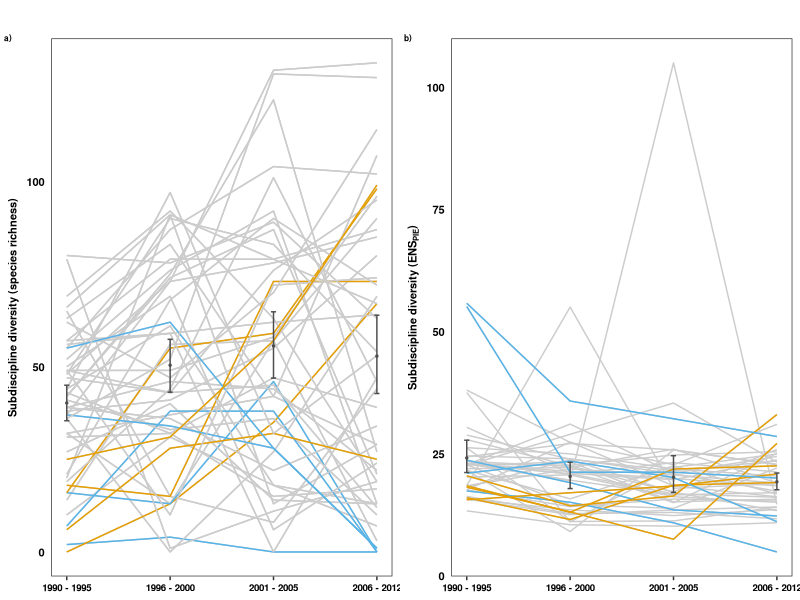
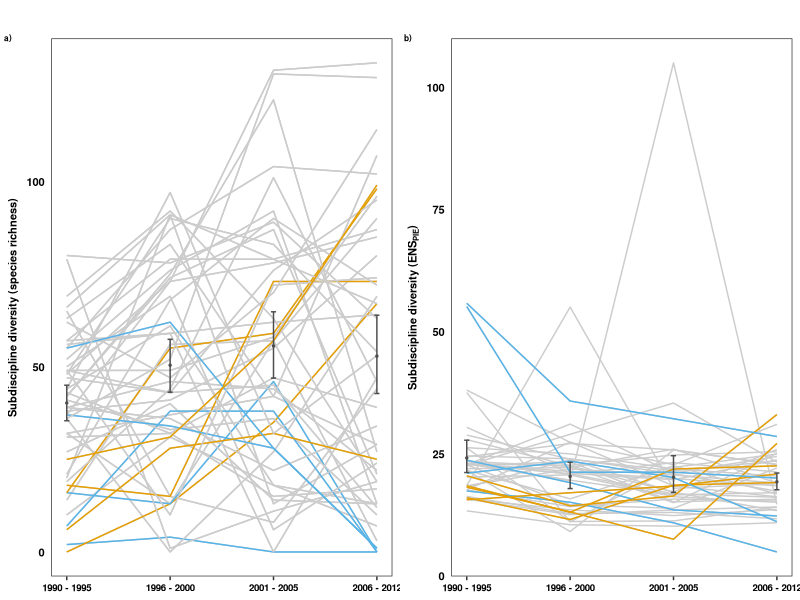

These figures' R source, in order:
####################################
# Classify topics as:              #
# increasing, decreasing, no change#
# in interdisciplinarity           #
####################################

require(tidyr)
require(dplyr)
require(rms)
require(ggplot2)
require(reshape2)
require(ggthemes)

# data 

alpha_div<-read.csv("Cleaned_Data/interdisciplinarity_AlphaDiv_orders_mobr.csv",stringsAsFactors = FALSE)

###########################################################
# Classify topic into groups of interdisciplinarity       #
# Groups: increasing (upper 90%), stable, and             #
#         decreasing (lower 10 %)                         #
###########################################################

# for S only

alpha_div_S<-filter(alpha_div, group=="S") 
alpha_div_Ss<- alpha_div_S%>%
        spread(TimeWindow, Value,fill=NA,convert=FALSE)

alpha_div_Ss[is.na(alpha_div_Ss)] <- 0
alpha_div_Ss$'1990_1995'<-alpha_div_Ss$'1990_1995'+0.00000001
alpha_div_Ss$'1996_2000'<-alpha_div_Ss$'1996_2000'+0.00000001
alpha_div_Ss$'2001_2005'<-alpha_div_Ss$'2001_2005'+0.00000001
alpha_div_Ss$'2006_2012'<-alpha_div_Ss$'2006_2012'+0.00000001

alpha_div_Ss$RelativeChange<- (alpha_div_Ss$"2006_2012"-alpha_div_Ss$"1990_1995")/alpha_div_Ss$"2006_2012"

alpha_div_Ss<-arrange(alpha_div_Ss, -RelativeChange)

alpha_div_Ss<-alpha_div_Ss %>%
  mutate(Quantile = findInterval(RelativeChange, 
                                 quantile(RelativeChange, probs=c(0.10,0.90))))

options("scipen"=100, "digits"=4)
alpha_div_Ss$Quantile<-as.factor(alpha_div_Ss$Quantile)

alpha_div_Ss<-alpha_div_Ss%>%
  unite("group", c("Most_Probable_Topic", "Quantile"), sep="_")

alpha_div_Ss<-select(alpha_div_Ss,-RelativeChange)

alpha_div_Ss<-alpha_div_Ss%>%
  gather(TimeWindow,S,"1990_1995":"2006_2012")

alpha_div_Ss<-alpha_div_Ss%>%
  separate(group, into=c("Most_Probable_Topic", "Quantile"), sep="_")

# calculate means and bootstrapped CIs

alpha_div_SS<- alpha_div_S %>%
  group_by(TimeWindow) %>%
  do(data.frame(rbind(smean.cl.boot(.$Value, B=1000))))

colnames(alpha_div_SS)[2]<-"S"
# arrange data for figures

alpha_div_SS$TimeWindow<-as.character(alpha_div_SS$TimeWindow)
alpha_div_SS$TimeWindow<-ifelse(alpha_div_SS$TimeWindow=="1990_1995","1990 - 1995",alpha_div_SS$TimeWindow)
alpha_div_SS$TimeWindow<-ifelse(alpha_div_SS$TimeWindow=="1996_2000","1996 - 2000",alpha_div_SS$TimeWindow)
alpha_div_SS$TimeWindow<-ifelse(alpha_div_SS$TimeWindow=="2001_2005","2001 - 2005",alpha_div_SS$TimeWindow)
alpha_div_SS$TimeWindow<-ifelse(alpha_div_SS$TimeWindow=="2006_2012","2006 - 2012",alpha_div_SS$TimeWindow)
alpha_div_SS$TimeWindow<-as.factor(alpha_div_SS$TimeWindow)
alpha_div_SS$TimeWindow <- factor(alpha_div_SS$TimeWindow, levels = c("1990 - 1995","1996 - 2000","2001 - 2005","2006 - 2012"))


alpha_div_Ss$TimeWindow<-as.character(alpha_div_Ss$TimeWindow)
alpha_div_Ss$TimeWindow<-ifelse(alpha_div_Ss$TimeWindow=="1990_1995","1990 - 1995",alpha_div_Ss$TimeWindow)
alpha_div_Ss$TimeWindow<-ifelse(alpha_div_Ss$TimeWindow=="1996_2000","1996 - 2000",alpha_div_Ss$TimeWindow)
alpha_div_Ss$TimeWindow<-ifelse(alpha_div_Ss$TimeWindow=="2001_2005","2001 - 2005",alpha_div_Ss$TimeWindow)
alpha_div_Ss$TimeWindow<-ifelse(alpha_div_Ss$TimeWindow=="2006_2012","2006 - 2012",alpha_div_Ss$TimeWindow)
alpha_div_Ss$TimeWindow<-as.factor(alpha_div_Ss$TimeWindow)
alpha_div_Ss$TimeWindow <- factor(alpha_div_Ss$TimeWindow, levels = c("1990 - 1995","1996 - 2000","2001 - 2005","2006 - 2012"))

#################
# Make figure ###
#################

S_interdisp<-ggplot(data=alpha_div_Ss, aes(x=TimeWindow,y=S))+
  geom_line(data=alpha_div_Ss, aes(x=TimeWindow,y=S,group=Most_Probable_Topic),colour="gray80")+
  geom_line(data=alpha_div_Ss, aes(x=TimeWindow,y=S,group=Most_Probable_Topic,colour=Quantile))+
  scale_colour_manual(name="",labels=c("0"="Decreasing","1"="Stable","2"="Increasing"),
                      values=c("1"="gray80","0"="#56B4E9","2"="#E69F00"))+
  geom_point(data=alpha_div_SS, aes(x=TimeWindow, y=S, group=TimeWindow), size=0.5, colour="gray30")+
  geom_errorbar(data=alpha_div_SS,aes(ymin=Lower,ymax=Upper, group=TimeWindow),width = 0.05, colour="gray30")+
  
  labs(x="",y="Subdiscipline diversity (species richness)")+
  scale_x_discrete(name="",expand=c(0,0.15))+
  theme_bw()+theme_bw()+theme(axis.title.x=element_blank(),
                              axis.title.y=element_text(colour="black",face=c("bold"),size=8),
                              axis.text.y=element_text(colour="black",face="bold",size=8),
                              axis.text.x=element_text(colour="black",face="bold",size=7),
                              axis.ticks.y=element_line(colour="transparent"),
                              legend.background=element_rect(fill="transparent"),
                              legend.key=element_rect(fill="transparent"),legend.key.size = unit(0.25, "cm"),
                              legend.text=element_text(size=9),
                              legend.text.align = 0.5,
                              legend.position=c(0.92,0.95),legend.direction="vertical",
                              panel.background = element_blank(),
                              panel.grid.major = element_blank(),
                              panel.grid.minor=element_blank())

###################
# for ENSpie only #
###################

alpha_div_Spie<-filter(alpha_div, group=="S_PIE") # for ENSpie only
alpha_div_SSpie<- alpha_div_Spie%>%
  spread(TimeWindow, Value,fill=NA,convert=FALSE)

# alpha_div_SSpie[is.na(alpha_div_SSpie)] <- 0
# alpha_div_SSpie$'1990_1995'<-alpha_div_SSpie$'1990_1995'+0.00000001
# alpha_div_SSpie$'1996_2000'<-alpha_div_SSpie$'1996_2000'+0.00000001
# alpha_div_SSpie$'2001_2005'<-alpha_div_SSpie$'2001_2005'+0.00000001
# alpha_div_SSpie$'2006_2012'<-alpha_div_SSpie$'2006_2012'+0.00000001

alpha_div_SSpie$RelativeChange<- (alpha_div_SSpie$"2006_2012"-alpha_div_SSpie$"1990_1995")/alpha_div_SSpie$"2006_2012"

alpha_div_SSpie<-arrange(alpha_div_SSpie, -RelativeChange)

alpha_div_SSpie<-alpha_div_SSpie %>%
  mutate(Quantile = findInterval(RelativeChange, 
                                 quantile(RelativeChange, probs=c(0.10,0.90),na.rm=TRUE)))

options("scipen"=100, "digits"=4)
alpha_div_SSpie$Quantile<-as.factor(alpha_div_SSpie$Quantile)

alpha_div_SSpie<-alpha_div_SSpie%>%
  unite("group", c("Most_Probable_Topic", "Quantile"), sep="_")

alpha_div_SSpie<-select(alpha_div_SSpie,-RelativeChange)

alpha_div_SSpie<-alpha_div_SSpie%>%
  gather(TimeWindow,S_PIE,"1990_1995":"2006_2012")

alpha_div_SSpie<-alpha_div_SSpie%>%
  separate(group, into=c("Most_Probable_Topic", "Quantile"), sep="_")

alpha_div_SSpie<-filter(alpha_div_SSpie, !is.na(S_PIE)==TRUE)
alpha_div_SSpie<-filter(alpha_div_SSpie, !(Quantile)=="NA")

# calculate means and bootstrapped CIs

alpha_div_Spiepie<- alpha_div_Spie %>%
  group_by(TimeWindow) %>%
  do(data.frame(rbind(smean.cl.boot(.$Value, B=1000))))

colnames(alpha_div_Spiepie)[2]<-"S_PIE"

# arrange data for figures

alpha_div_SSpie$TimeWindow<-as.character(alpha_div_SSpie$TimeWindow)
alpha_div_SSpie$TimeWindow<-ifelse(alpha_div_SSpie$TimeWindow=="1990_1995","1990 - 1995",alpha_div_SSpie$TimeWindow)
alpha_div_SSpie$TimeWindow<-ifelse(alpha_div_SSpie$TimeWindow=="1996_2000","1996 - 2000",alpha_div_SSpie$TimeWindow)
alpha_div_SSpie$TimeWindow<-ifelse(alpha_div_SSpie$TimeWindow=="2001_2005","2001 - 2005",alpha_div_SSpie$TimeWindow)
alpha_div_SSpie$TimeWindow<-ifelse(alpha_div_SSpie$TimeWindow=="2006_2012","2006 - 2012",alpha_div_SSpie$TimeWindow)
alpha_div_SSpie$TimeWindow<-as.factor(alpha_div_SSpie$TimeWindow)
alpha_div_SSpie$TimeWindow <- factor(alpha_div_SSpie$TimeWindow, levels = c("1990 - 1995","1996 - 2000","2001 - 2005","2006 - 2012"))

alpha_div_Spiepie$TimeWindow<-as.character(alpha_div_Spiepie$TimeWindow)
alpha_div_Spiepie$TimeWindow<-ifelse(alpha_div_Spiepie$TimeWindow=="1990_1995","1990 - 1995",alpha_div_Spiepie$TimeWindow)
alpha_div_Spiepie$TimeWindow<-ifelse(alpha_div_Spiepie$TimeWindow=="1996_2000","1996 - 2000",alpha_div_Spiepie$TimeWindow)
alpha_div_Spiepie$TimeWindow<-ifelse(alpha_div_Spiepie$TimeWindow=="2001_2005","2001 - 2005",alpha_div_Spiepie$TimeWindow)
alpha_div_Spiepie$TimeWindow<-ifelse(alpha_div_Spiepie$TimeWindow=="2006_2012","2006 - 2012",alpha_div_Spiepie$TimeWindow)
alpha_div_Spiepie$TimeWindow<-as.factor(alpha_div_Spiepie$TimeWindow)
alpha_div_Spiepie$TimeWindow <- factor(alpha_div_Spiepie$TimeWindow, levels = c("1990 - 1995","1996 - 2000","2001 - 2005","2006 - 2012"))

#################
# Make figure ###
#################

SPIE_interdisp<-ggplot(data=alpha_div_SSpie, aes(x=TimeWindow,y=S_PIE))+
  geom_line(data=alpha_div_SSpie, aes(x=TimeWindow,y=S_PIE,group=Most_Probable_Topic),colour="gray80")+
  geom_line(data=alpha_div_SSpie, aes(x=TimeWindow,y=S_PIE,group=Most_Probable_Topic,colour=Quantile))+
  scale_colour_manual(name="",labels=c("0"="Decreasing","1"="Stable","2"="Increasing"),
                      values=c("1"="transparent","0"="#56B4E9","2"="#E69F00"))+
  geom_point(data=alpha_div_Spiepie, aes(x=TimeWindow, y=S_PIE, group=TimeWindow), size=0.5, colour="gray30")+
  geom_errorbar(data=alpha_div_Spiepie,aes(ymin=Lower,ymax=Upper, group=TimeWindow),width = 0.05, colour="gray30")+
  
  labs(x="",y=expression(bold(paste("Subdiscipline diversity (ENS"[PIE],")"))))+
  scale_x_discrete(name="",expand=c(0,0.15))+
  theme_bw()+theme_bw()+theme(axis.title.x=element_blank(),
                              axis.title.y=element_text(colour="black",face=c("bold"),size=8),
                              axis.text.y=element_text(colour="black",face="bold",size=8),
                              axis.text.x=element_text(colour="black",face="bold",size=7),
                              axis.ticks.y=element_line(colour="transparent"),
                              legend.background=element_rect(fill="transparent"),
                              legend.key=element_rect(fill="transparent"),legend.key.size = unit(0.25, "cm"),
                              legend.text=element_text(size=9),
                              legend.text.align = 0.5,
                              legend.position=c(0.92,0.95),legend.direction="vertical",
                              panel.background = element_blank(),
                              panel.grid.major = element_blank(),
                              panel.grid.minor=element_blank())

################################
# save topics + quantile info  #
################################

inter_S_quants<-dplyr::summarize(group_by(alpha_div_Ss, Quantile, Most_Probable_Topic), meanS=mean(S,na.rm=T))

inter_SPIE_quants<-dplyr::summarize(group_by(alpha_div_SSpie, Quantile, Most_Probable_Topic), meanSPIE=mean(S_PIE,na.rm=T))

save(inter_S_quants, inter_SPIE_quants, file="Cleaned_Data/Concepts_Quantile_S_ENSPIE.RData")

###############
# combine #####
###############

require(cowplot)

int_tog<-plot_grid(S_interdisp + theme(legend.position="none"),
                   SPIE_interdisp +theme(legend.position="none"),
                   labels=c("a)","b)"),label_size=6,align="vh",ncol=2)

legend <- get_legend(S_interdisp + theme(legend.position="top",
                                         legend.direction="horizontal", 
                                         legend.text=element_text(size=6)))

int_togg <- plot_grid(legend,int_tog,rel_heights = c(0.27,5),ncol=1)

ggsave(filename = file.path("Figures", "Concept_Interdiscp_alpha_IndConcepts_SIfig.png"), 
       width    = 6.5, 
       height   = 4, 
       units    = "in")

int_togg

dev.off()
